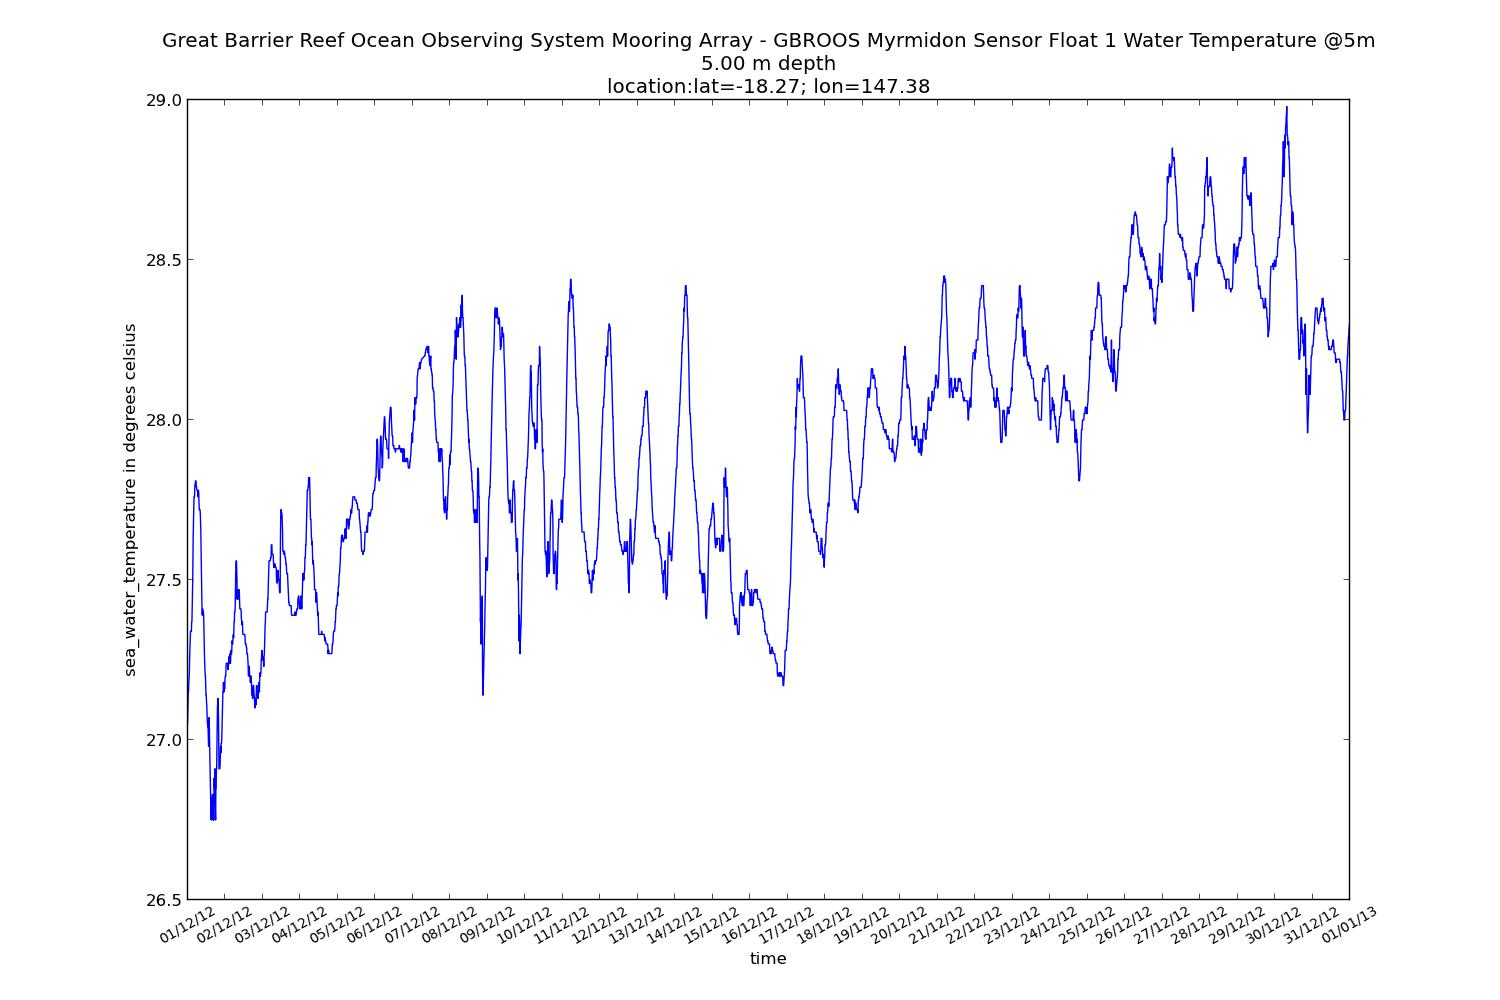

Source code (Python):
#!/bin/env python
# -*- coding: utf-8 -*-
#
# Author: Laurent Besnard
# Institute: IMOS / eMII
# email address: laurent.besnard@utas.edu.au
# Website: http://imos.org.au/  https://github.com/aodn/imos_user_code_library
# May 2013; Last revision: 20-May-2013
#
# Copyright 2013 IMOS
# The script is distributed under the terms of the GNUv3 General Public License

from netCDF4 import Dataset, num2date
from matplotlib.pyplot import figure, subplot, plot, xlabel, ylabel, title, setp, show
from matplotlib.dates import DAILY, DateFormatter, rrulewrapper, RRuleLocator

############# FAIMMS
FAIMMS_URL = 'http://thredds.aodn.org.au/thredds/dodsC/IMOS/eMII/demos/FAIMMS/Myrmidon_Reef/Sensor_Float_1/water_temperature/sea_water_temperature@5.0m_channel_114/2012/QAQC/IMOS_FAIMMS_T_20121201T000000Z_FV01_END-20130101T000000Z_C-20130426T102459Z.nc' 
faimms_DATA = Dataset(FAIMMS_URL) 

TIME = faimms_DATA.variables['TIME']
TEMP = faimms_DATA.variables['TEMP']
TEMP_qcFlag = faimms_DATA.variables['TEMP_quality_control']

# convert the time values into an array of datetime objects
timeData = num2date(TIME[:], TIME.units)

# Select only good data 
qcLevel = 1 
index_qcLevel = (TEMP_qcFlag[:,0,0] == qcLevel)
timeData = timeData[index_qcLevel]
tempData = TEMP[:,0,0]
tempData = tempData[index_qcLevel]

# plot temperature timeseries
figure1 = figure(num=None, figsize=(15, 10), dpi=80, facecolor='w', edgecolor='k')
ax1 = subplot(111)
plot (timeData,tempData)

title(faimms_DATA.title + '\n' +
      '%0.2f m depth\n' % TEMP.sensor_depth +
      'location: lat=%0.2f; lon=%0.2f' % (faimms_DATA.variables['LATITUDE'][:], 
                                          faimms_DATA.variables['LONGITUDE'][:])
      )
xlabel(TIME.long_name)
ylabel(TEMP.standard_name +' in ' + TEMP.units)

rule = rrulewrapper(DAILY,  interval=1)
formatter = DateFormatter('%d/%m/%y')
loc = RRuleLocator(rule)
ax1.xaxis.set_major_locator(loc)
ax1.xaxis.set_major_formatter(formatter)
labels = ax1.get_xticklabels()
setp(labels, rotation=30, fontsize=10)

show()
